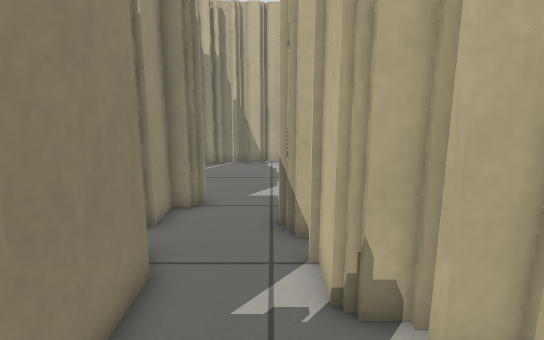
[1] (above)

18 first-person views from a walk through a robot-simulator world made for Gazebo. The camera is 0.88 m above the floor, tilts 12° down and sees 75° across. The floor is counted in squares, 0.25 m on a side. Each view is taken from the middle of a square. On the plan, view 1 faces up. The plan holds only what a view shows up to about 20 squares ahead; the rest is blank. The place goes on beyond the plan.

[2]
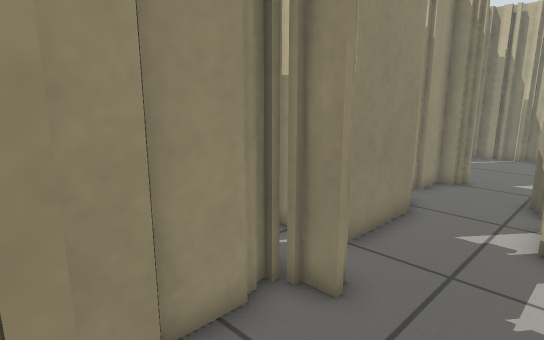

[3]
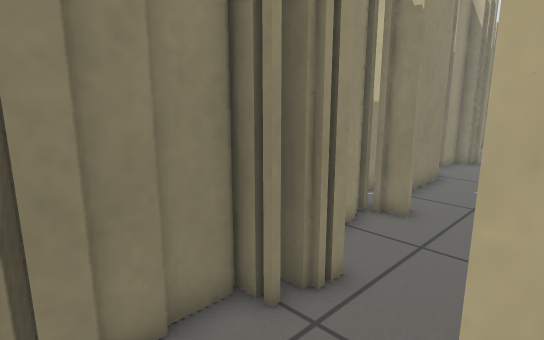

[4]
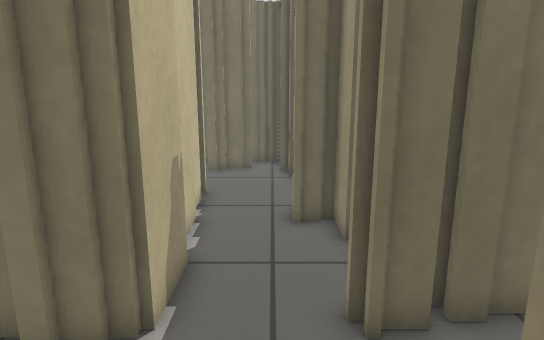

[5]
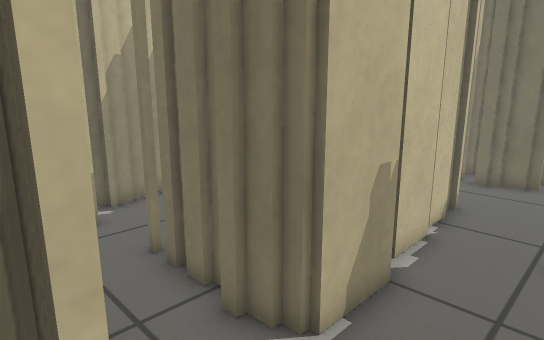

[6]
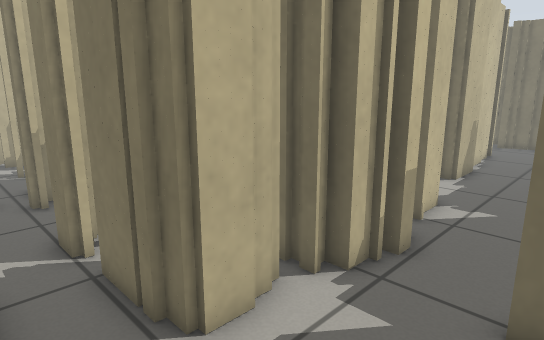

[7]
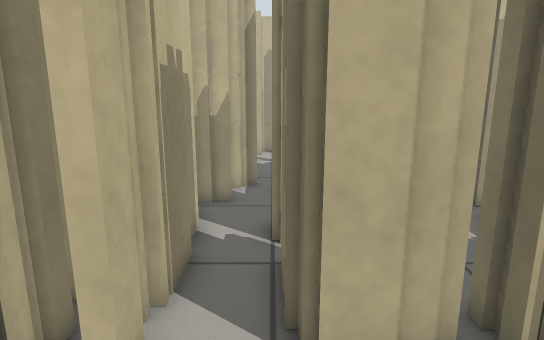

[8]
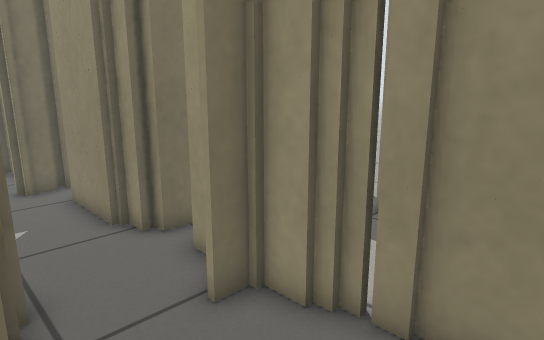

[9]
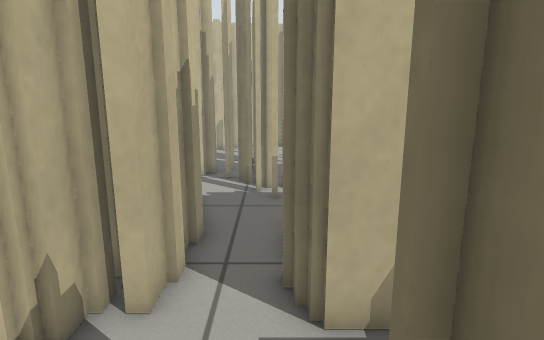

[10]
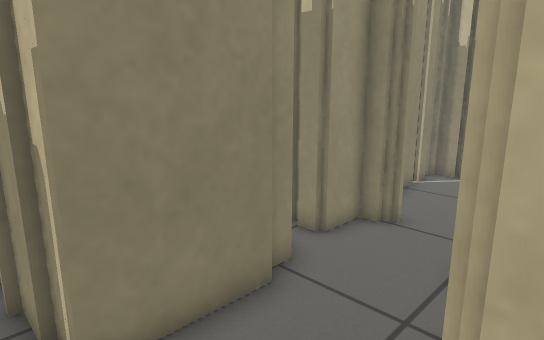

[11]
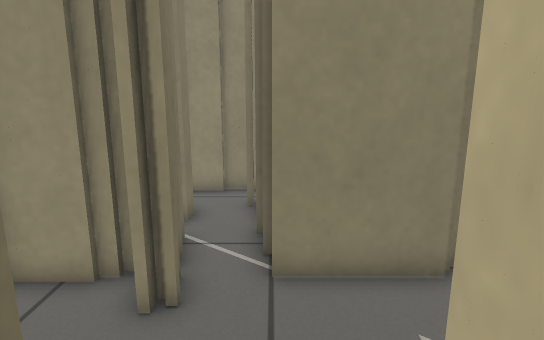

[12]
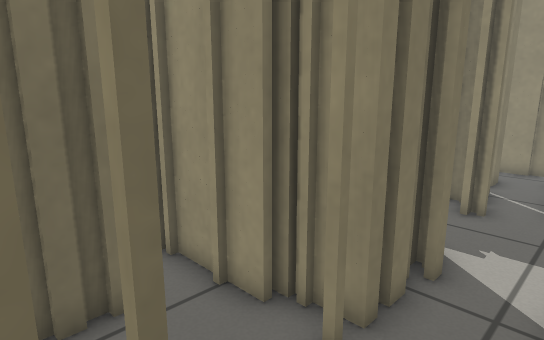

[13]
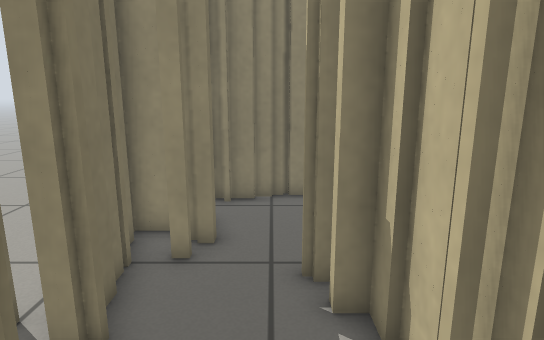

[14]
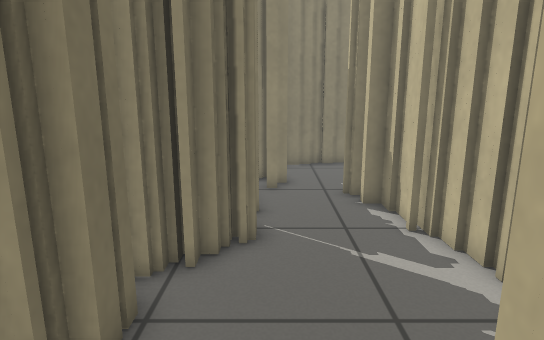

[15]
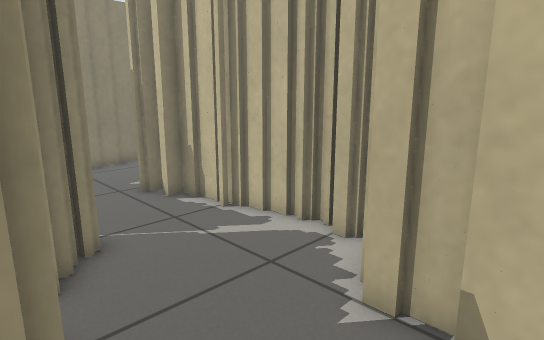

[16]
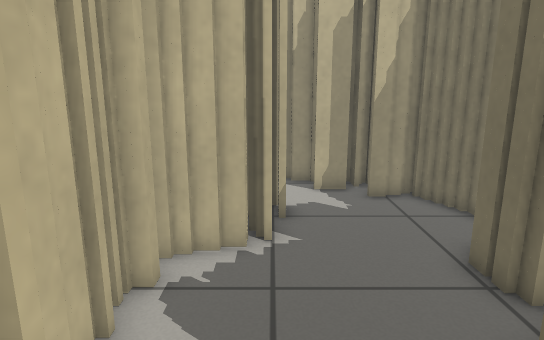

[17]
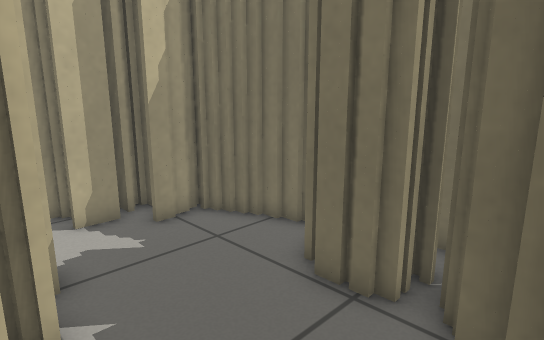

[18]
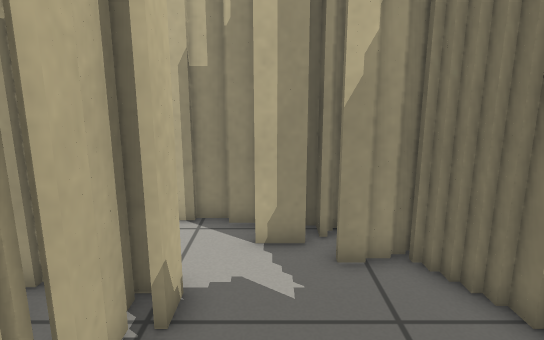

### Floor plan
Key: @ floor where view 1 was taken; # wall or solid block; x gap in a wall; . floor; T thing the floor can be seen under or through.
Columns run from 7 left of view 1 to 21 right of it. Each row starts with its distance up from view 1.
 19    ######
 18    ## ..##
 17    #....######  ##
 16    x............### ....
 15    #.....##xx#...x......
 14    #....##  .#  .## ..#..###
 13    ##...TT
 12     #...TT
 11     #...T
 10     #...#
  9    ##...#
  8    #....#
  7    ##...#
  6     ##..#
  5     ##..####        # ..
  4     ##...##### .........
  3   ####...........#######
  2 #...........##...##
  1 ...###...#####...##
  0 ##  ##.@.#   #....#
 -1      #...#   #.  .#
 -2      #...#   #.##
 -3      ##..#   #.
 -4      ##...
 -5      ##..#
 -6      #...##      ####   #
 -7      ##...## #####.###  #
 -8      ##....###.......####   #
 -9       #..............####...#
-10       # ................... #
-11       ######..............###
-12           #######........###
-13                 ##.##....##
-14                  #####...#
-15                      #####

Positions as (right, up) in squares from view 1, and headings:
1: (0, 0), facing up
2: (2, -4), facing up-left
3: (3, -9), facing up-left
4: (0, 6), facing down
5: (-1, 5), facing down-right
6: (-3, 17), facing down-right
7: (-3, 15), facing right
8: (1, 16), facing down-left
9: (-3, 2), facing right
10: (2, 2), facing up-left
11: (4, 3), facing left
12: (10, 4), facing down-left
13: (11, -9), facing left
14: (17, -11), facing left
15: (17, -14), facing up-left
16: (6, -9), facing right
17: (9, -8), facing down-right
18: (11, -11), facing right
